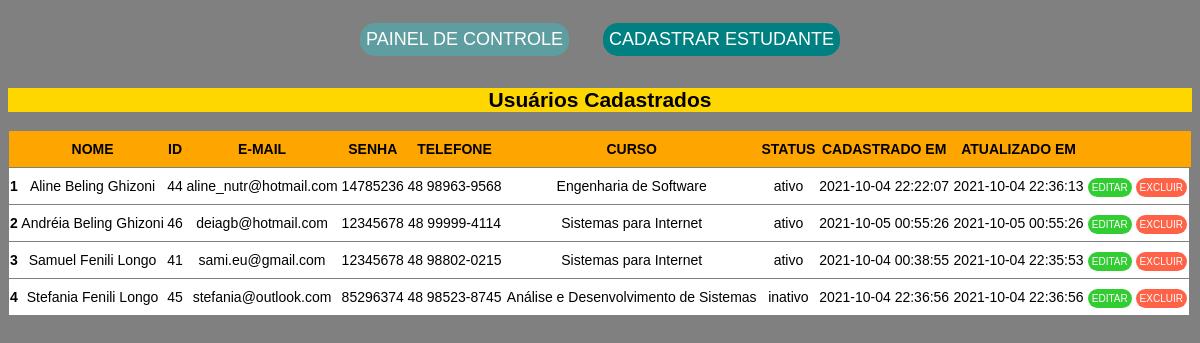
The app's page /Pages/page_students.php with its own data.
### tables this page shows
CREATE TABLE `student` (
  `id` int(10) NOT NULL,
  `name` varchar(255) NOT NULL,
  `email` varchar(255) NOT NULL,
  `password` char(8) NOT NULL,
  `phone` varchar(15) NOT NULL,
  `course` varchar(255) NOT NULL,
  `status` varchar(8) NOT NULL,
  `created_at` timestamp NOT NULL DEFAULT current_timestamp(),
  `updated_at` timestamp NOT NULL DEFAULT current_timestamp()
);

### DataBase/Connection.php (called while the page is built)
<?php
abstract class Connection {
    protected function connectDB() {
        try {
            return $connect = new PDO("mysql:host=localhost;dbname=RA211512755", "root", "");
        } catch(PDOException $e) {
            return $e->getMessage();
        }
    }
}

### Class/Student.php (called while the page is built, shortened)
<?php
require_once ('../DataBase/Connection.php');
class Student extends Connection {
    public $conn;
    public function __construct(){
        $this->conn = $this->connectDB();
    }
    public function listStudents() {
        try {
            $sql = "SELECT * FROM student ORDER BY name ASC";
            $stmt = $this->conn->prepare($sql);
            $stmt->execute();
            $results = $stmt->fetchAll(PDO::FETCH_ASSOC);
            return $results;
        }catch(PDOException $e) {
            echo 'Error: ' . $e->getMessage();
        }
    }
}
?>

### Pages/page_students.php (the view, shortened to what this page needs)
<!DOCTYPE html>
<html lang="pt-br">
    <head>
    </head>
    <body>
        <div class="retornar"><a href="../index.php">PAINEL DE CONTROLE</a></div>
        <div class="cadastrar"><a href="manip_students.php">CADASTRAR ESTUDANTE</a></div>
        <h2 class="titulo">Usuários Cadastrados</h2>
        <div><table>
            <thead>
                <tr>
                    <th scope="col"></th>
                    <th scope="col">NOME</th>
                    <th scope="col">ID</th>
                    <th scope="col">E-MAIL</th>
                    <th scope="col">SENHA</th>
                    <th scope="col">TELEFONE</th>
                    <th scope="col">CURSO</th>
                    <th scope="col">STATUS</th>
                    <th scope="col">CADASTRADO EM</th>
                    <th scope="col">ATUALIZADO EM</th>
                    <th scope="col"></th>
                    <th scope="col"></th>
            </thead>
                    <?php
                    include_once('../Class/Student.php');
                    $catalogo = new Student();
                    $student = $catalogo->listStudents();
                    $i=1;
                    foreach ($student as $linha) {
                    ?>
                <tr>
                    <th scope="row"><?=$i++?></th>
                    <td><?=$linha['name']?></td>
                    <td><?=$linha['id']?></td>
                    <td><?=$linha['email']?></td>
                    <td><?=$linha['password']?></td>
                    <td><?=$linha['phone']?></td>
                    <td><?=$linha['course']?></td>
                    <td><?=$linha['status']?></td>
                    <td><?=$linha['created_at']?></td>
                    <td><?=$linha['updated_at']?></td>
                    <td>
                        <div class="editar"><a href="manip_students_edit.php?id=<?=$linha['id']?>" role="button">EDITAR</a></div>
                        <div class="excluir"><a href="controller_student_delete.php?id=<?=$linha['id']?>" role="button">EXCLUIR</a></div>
                    </td>
                </tr>
                    <?php
                    }
                    ?>
        </table></div>
    </body>
</html>

### Pages/page_students.php (style rules this page uses)
body { font-size: 14px; background-color: gray; font-family: Arial, Helvetica, sans-serif; text-align:center; }
h2 { background-color:#FFD700; }
table { border:solid 1px gray; border-collapse:collapse;width: 100%; }
thead { background-color:orange; }
th, td, tr { padding-top:10px; padding-bottom:10px; }
tr { border:solid 1px gray; }
a { text-decoration:none; color:white; }
.cadastrar { display:inline-flex; font-size: 18px; background-color:#008080; padding:6px; border-radius:15px; margin:15px; }
.editar { display:inline;font-size: 10px; background-color:#32CD32; padding:4px;border-radius:10px; }
.excluir { display:inline;font-size: 10px; background-color:#FF6347; padding:4px; border-radius:10px; }
.retornar { display:inline-block; font-size: 18px; background-color:#5F9EA0; padding:6px; border-radius:15px; margin:15px; }

### records on screen
student: name "Aline Beling Ghizoni", id "44", email "aline_nutr@hotmail.com", password "14785236", phone "48 98963-9568", course "Engenharia de Software", status "ativo", created_at "2021-10-04 22:22:07", updated_at "2021-10-04 22:36:13"
student: name "Andréia Beling Ghizoni", id "46", email "deiagb@hotmail.com", password "12345678", phone "48 99999-4114", course "Sistemas para Internet", status "ativo", created_at "2021-10-05 00:55:26", updated_at "2021-10-05 00:55:26"
student: name "Samuel Fenili Longo", id "41", email "sami.eu@gmail.com", password "12345678", phone "48 98802-0215", course "Sistemas para Internet", status "ativo", created_at "2021-10-04 00:38:55", updated_at "2021-10-04 22:35:53"
student: name "Stefania Fenili Longo", id "45", email "stefania@outlook.com", password "85296374", phone "48 98523-8745", course "Análise e Desenvolvimento de Sistemas", status "inativo", created_at "2021-10-04 22:36:56", updated_at "2021-10-04 22:36:56"
